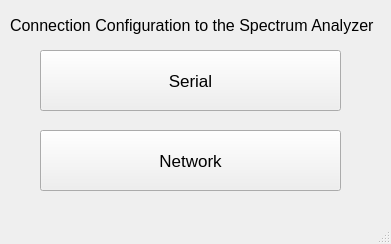
<?xml version="1.0" encoding="UTF-8"?>
<ui version="4.0">
 <class>SpectrumAnalyzerConfigWindow</class>
 <widget class="QMainWindow" name="SpectrumAnalyzerConfigWindow">
  <property name="geometry">
   <rect>
    <x>0</x>
    <y>0</y>
    <width>391</width>
    <height>244</height>
   </rect>
  </property>
  <property name="windowTitle">
   <string>Spectrum Analyzer Connection Configuration</string>
  </property>
  <widget class="QWidget" name="centralwidget">
   <widget class="QLabel" name="label">
    <property name="geometry">
     <rect>
      <x>10</x>
      <y>10</y>
      <width>371</width>
      <height>31</height>
     </rect>
    </property>
    <property name="font">
     <font>
      <pointsize>12</pointsize>
     </font>
    </property>
    <property name="text">
     <string>Connection Configuration to the Spectrum Analyzer</string>
    </property>
   </widget>
   <widget class="QPushButton" name="serialButton">
    <property name="geometry">
     <rect>
      <x>40</x>
      <y>50</y>
      <width>301</width>
      <height>61</height>
     </rect>
    </property>
    <property name="font">
     <font>
      <pointsize>13</pointsize>
     </font>
    </property>
    <property name="text">
     <string>Serial</string>
    </property>
   </widget>
   <widget class="QPushButton" name="networkButton">
    <property name="geometry">
     <rect>
      <x>40</x>
      <y>130</y>
      <width>301</width>
      <height>61</height>
     </rect>
    </property>
    <property name="font">
     <font>
      <pointsize>13</pointsize>
     </font>
    </property>
    <property name="text">
     <string>Network</string>
    </property>
   </widget>
  </widget>
  <widget class="QMenuBar" name="menubar">
   <property name="geometry">
    <rect>
     <x>0</x>
     <y>0</y>
     <width>391</width>
     <height>21</height>
    </rect>
   </property>
  </widget>
  <widget class="QStatusBar" name="statusbar"/>
 </widget>
 <resources/>
 <connections/>
</ui>
